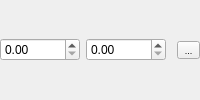
         <widget class="QWidget" name="Velocity" native="true">
          <layout class="QHBoxLayout" name="horizontalLayout_7" stretch="1,1,0,0">
           <property name="leftMargin">
            <number>0</number>
           </property>
           <property name="topMargin">
            <number>0</number>
           </property>
           <property name="rightMargin">
            <number>0</number>
           </property>
           <property name="bottomMargin">
            <number>0</number>
           </property>
           <item>
            <widget class="QcDoubleSpinBox" name="VelocityMin">
             <property name="maximumSize">
              <size>
               <width>80</width>
               <height>16777215</height>
              </size>
             </property>
             <property name="maximum">
              <double>999.990000000000009</double>
             </property>
             <property name="singleStep">
              <double>0.100000000000000</double>
             </property>
            </widget>
           </item>
           <item>
            <widget class="QcDoubleSpinBox" name="VelocityMax">
             <property name="maximumSize">
              <size>
               <width>80</width>
               <height>16777215</height>
              </size>
             </property>
             <property name="maximum">
              <double>999.990000000000009</double>
             </property>
             <property name="singleStep">
              <double>0.100000000000000</double>
             </property>
            </widget>
           </item>
           <item>
            <spacer name="horizontalSpacer_7">
             <property name="orientation">
              <enum>Qt::Horizontal</enum>
             </property>
             <property name="sizeHint" stdset="0">
              <size>
               <width>0</width>
               <height>20</height>
              </size>
             </property>
            </spacer>
           </item>
           <item>
            <widget class="QToolButton" name="VelocityEdit">
             <property name="minimumSize">
              <size>
               <width>23</width>
               <height>0</height>
              </size>
             </property>
             <property name="font">
              <font>
               <pointsize>7</pointsize>
              </font>
             </property>
             <property name="text">
              <string>...</string>
             </property>
            </widget>
           </item>
          </layout>
         </widget>
